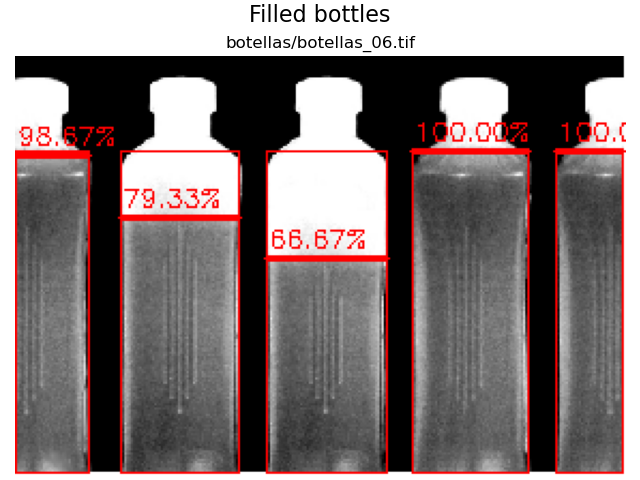
#> input picture TP1_Introduccion/tp01/ejemplo_botellas.png, 640 x 480 px, found by its file name
$ python ej01_04.py --image ejemplo_botellas.png
#> lines starting #> are read from the running program, lines starting #| are printed output that depends on the picture
import cv2
import matplotlib.pyplot as plt
import argparse

desc="Open image passed as parameter."
parser = argparse.ArgumentParser(description=desc)
parser.add_argument("-i", "--image", dest="img", required=True,
                    help="Image file (required)")
parser.add_argument("-d", "--directory", dest="dir", default="../images/",
                    help="Images directory (../images/ by default)")
args = parser.parse_args()

imagen = cv2.imread(f"{args.dir}{args.img}", cv2.IMREAD_GRAYSCALE)
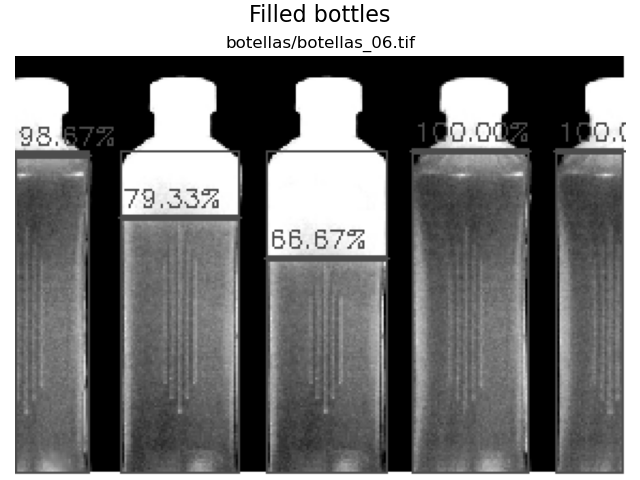
#> imagen: shape (480, 640); min 0, max 255, mean 122.4

#* Matplotlib
fig, ax1 = plt.subplots(1, 1, layout="constrained")
fig.suptitle("Ej 1.4: Pasaje de parametros", fontsize=16)
ax1.imshow(imagen, cmap="gray")
ax1.set_title(f"{args.dir}{args.img}")
plt.show()
